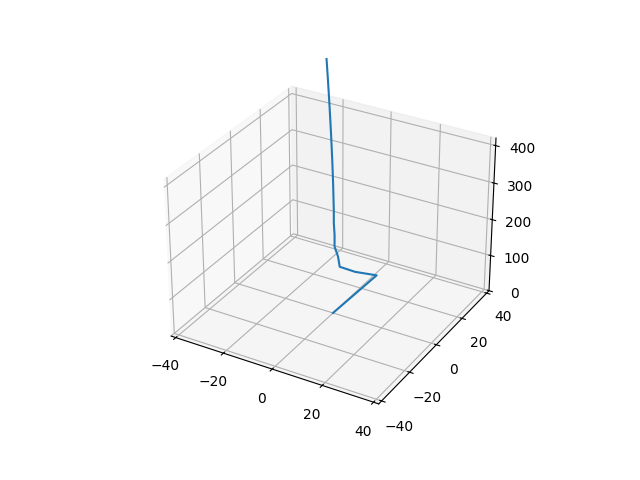

This chart was generated by the following Python code:
import numpy as np

# Make python happy by adding the path to the gfold module
import sys
import os

sys.path.append(os.path.abspath(os.path.join(os.path.dirname(__file__), '..', 'gfold')))

import gfold as gf

r0 = np.array([2400, 450, -330])
v0 = np.array([-10,-40,10])
m0 = 2000
mf = 300
rho1 = 0.1 * 24000
rho2 = 1.0 * 24000
alpha = 5 * 10**-4
g0 = 9.81
omega = np.array([2.53*10**-5,0,6.62*10**-5])
gamma_gs = 45

p = gf.Problem(90, 39, 3)
p.constraints()
p.value(
    r0, np.array([0,0,0]), v0, np.array([0,0,0]),
    np.array([-3.71,0,0]),g0,m0,mf,90,rho1,rho2,360,
    120,gamma_gs
)
# We force the value of alpha to be the same as the one in the original code
p.alpha.value = np.array([alpha])

# Disable warnings
import warnings
warnings.filterwarnings("ignore")

#p.info()

(s, x, u, z, s) = p.solve()
print(s)
print("Optimal value:")
for k in range(p.N):
    print("x:", x[0:3, k])
    print("v:", x[3:6, k])
    print("u:", u[0:3, k])
    print("z:", z[0, k])
    print("s:", s[0, k])

# Call matplotlib to plot the results
import matplotlib.pyplot as plt
import matplotlib as mpl

# In 3D
fig = plt.figure()
ax = fig.add_subplot(111, projection='3d')
ax.plot(x[2, :], x[1, :], x[0, :])

max_range = 42  # Use maximum of data or 50
ax.set_xlim(-max_range, max_range)
ax.set_ylim(-max_range, max_range)
ax.set_zlim(0, 420)

# Export the plot to a file
plt.savefig('test/original.png')
plt.show()
